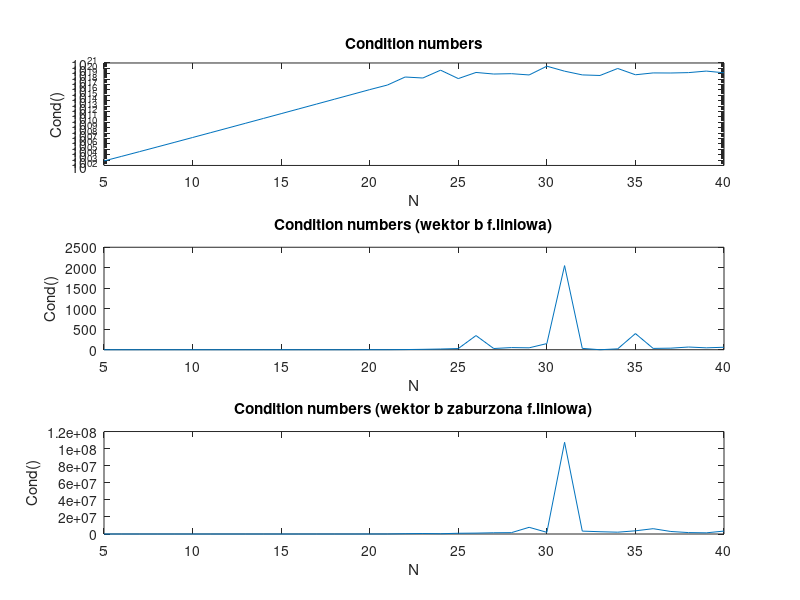

Source code (MATLAB):
function [matrix_condition_numbers, max_coefficients_difference_1, max_coefficients_difference_2] = zadanie3()
% Zwracane są trzy wektory wierszowe:
% matrix_condition_numbers - współczynniki uwarunkowania badanych macierzy Vandermonde
% max_coefficients_difference_1 - maksymalna różnica między referencyjnymi a obliczonymi współczynnikami wielomianu,
%       gdy b zawiera wartości funkcji liniowej
% max_coefficients_difference_2 - maksymalna różnica między referencyjnymi a obliczonymi współczynnikami wielomianu,
%       gdy b zawiera zaburzone wartości funkcji liniowej

N = 5:40;

%% chart 1
matrix_condition_numbers = zeros(1, length(N));
for i = 1:length(N)
    V = vandermonde_matrix(N(i));
    matrix_condition_numbers(i) = cond(V);
    subplot(3,1,1);
    semilogy(N, matrix_condition_numbers);
    title('Condition numbers')
    xlabel('N');
    ylabel('Cond()');
end

%% chart 2
a1 = randi([20,30]);
for i = 1:length(N)
    ni = N(i);
    V = vandermonde_matrix(ni);
    
    % Niech wektor b zawiera wartości funkcji liniowej
    b = linspace(0,a1,ni)';
    reference_coefficients = [ 0; a1; zeros(ni-2,1) ]; % tylko a1 jest niezerowy
    
    % Wyznacznie współczynników wielomianu interpolującego
    calculated_coefficients = V \ b;

    max_coefficients_difference_1(i) = max(abs(calculated_coefficients-reference_coefficients));
end

hold on;
subplot(3,1,2);
plot(N, max_coefficients_difference_1);
title('Condition numbers (wektor b f.liniowa)')
xlabel('N');
ylabel('Cond()');
hold off;

%% chart 3
for i = 1:length(N)
    ni = N(i);
    V = vandermonde_matrix(ni);
    
    % Niech wektor b zawiera wartości funkcji liniowej nieznacznie zaburzone
    b = linspace(0,a1,ni)' + rand(ni,1)*1e-10;
    reference_coefficients = [ 0; a1; zeros(ni-2,1) ]; % tylko a1 jest niezerowy
    
    % Wyznacznie współczynników wielomianu interpolującego
    calculated_coefficients = V \ b;
    
    max_coefficients_difference_2(i) = max(abs(calculated_coefficients-reference_coefficients));
end

hold on;
subplot(3,1,3);
plot(N, max_coefficients_difference_2);
title('Condition numbers (wektor b zaburzona f.liniowa)')
xlabel('N');
ylabel('Cond()');
hold off;

% print -dpng zadanie3.png

end


function V = vandermonde_matrix(N)
    % Generuje macierz Vandermonde dla N równomiernie rozmieszczonych w przedziale [-1, 1] węzłów interpolacji
    x_coarse = linspace(0,1,N);
    V = zeros(N, N);

    for i = 1:N
        for j = 1:N
            V(i, j) = x_coarse(i) ^ (j - 1);
        end
    end
end